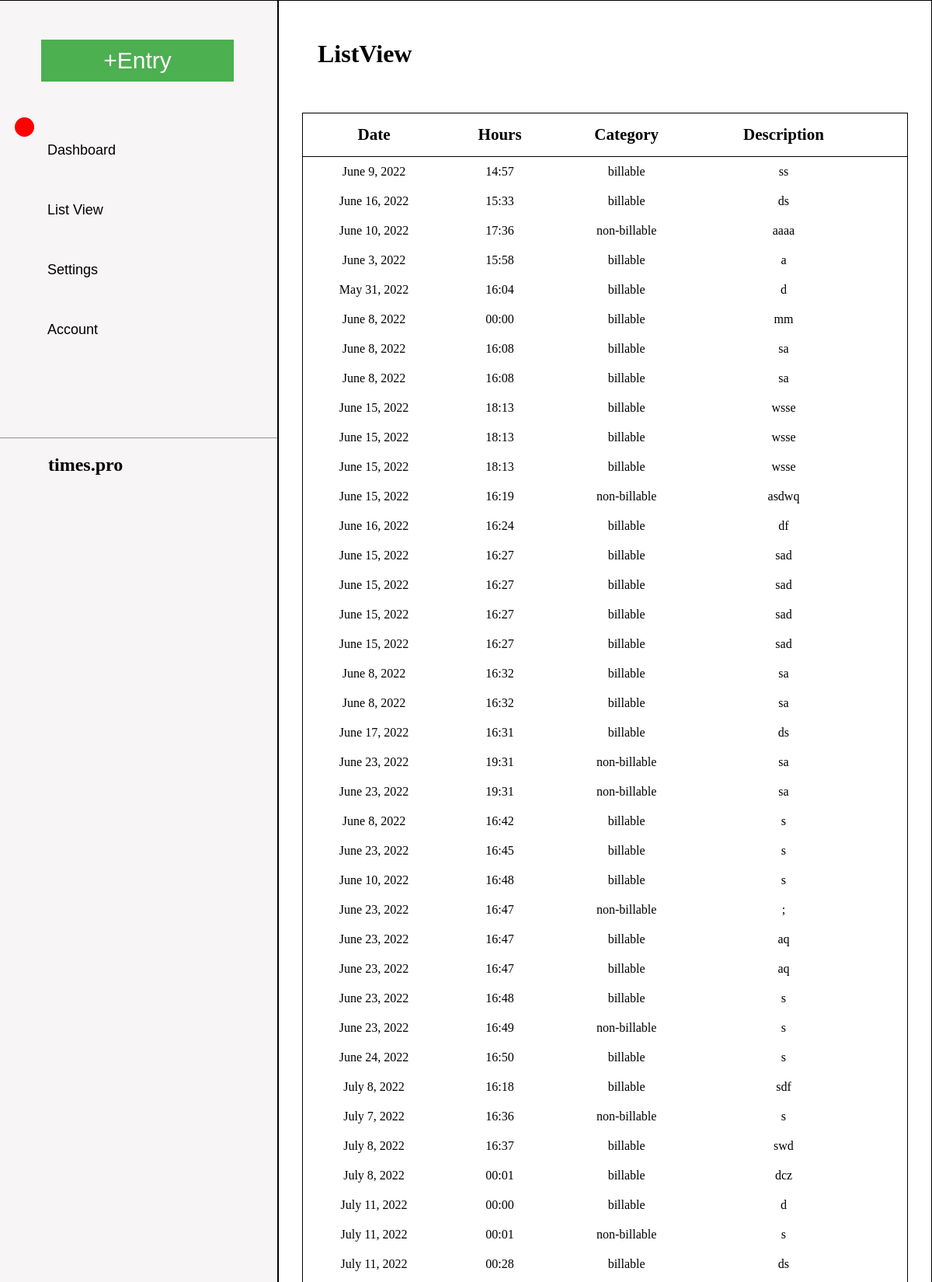
The page /listview (signed in, upper part) on the database its author committed.
### time_chart_all_functionalities/models.py (models this page shows, shortened)
class user_entry(models.Model):
    entry_date = models.DateField()
    work_time = models.TimeField(default=time(00 , 00))
    desc = models.TextField()
    category = models.CharField(max_length=20)
    user = models.ForeignKey(User,on_delete=models.CASCADE)

### time_chart_all_functionalities/views.py (the view)
# urls.py: path('listview', func_view.listview , name='listview'),
@login_required()
def listview(request):
    user = User.objects.get(pk=request.user.id)
    status = user_status.objects.get(user_id=user)
    check_last_date_entry = user_settings.objects.filter(user_id=user).values('fiscal_year_start_date').last()
    tday = date.today()
    if check_last_date_entry['fiscal_year_start_date'] == None:
        context = {'data': 'no_data', 'user_status': status.status_now}
        return render(request,'listview.html',context)
    else:
        start_date = user_settings.objects.filter(user_id=user).values('fiscal_year_start_date').last()
        stop_date = start_date['fiscal_year_start_date'] + timedelta(days=365)
        if tday > stop_date:
            context = {'data': 'no_data', 'user_status': status.status_now}
            return render(request, 'listview.html', context)
        else:
            user_entries = user_entry.objects.filter(user_id = user)
            if not user_entries:
                context = {'data': 'no_data', 'user_status': status.status_now}
                return render(request, 'listview.html', context)
            else :
                context = {'data':user_entries , 'user_status' : status.status_now}
                return render(request,'listview.html',context)

### time_chart_all_functionalities/templates/listview.html (shortened to what this page needs)
{% extends 'base.html' %}
{% block content %}
  <h1 class="main_page_title">ListView</h1>
  <br><br>
  {% if data == "no_data" %}
  <div class="lv">
    <table id="listview_tabel">
      <thead>
        <tr>
          <th>Date</th>
          <th>Hours</th>
          <th>Category</th>
          <th>Description</th>
          <th></th>
        </tr>
      </thead>
      <tbody>
        <tr>
          <td colspan="4"></td>
        </tr>
        <tr>
          <td colspan="4"><b> There is no data entry in llistview. </b></td>
        </tr>
        <tr>
          <td colspan="4"></td>
        </tr>
      </tbody>
    </table>
  </div>
  {% else %}
  <div class="lv">
    <table id="listview_tabel" >
      <thead>
        <tr>
          <th>Date</th>
          <th>Hours</th>
          <th>Category</th>
          <th>Description</th>
          <th></th>
        </tr>
      </thead>
      <tbody>
      {%  for data in data %}
        <tr>
            <td>{{data.entry_date}}</td>
            <td>{{data.work_time|time:"H:i"}}</td>
            <td>{{data.category}}</td>
            <td>{{data.desc}}</td>
        </tr>
      {%  endfor %}
      </tbody>
    </table>
  </div>
  {% endif %}
{% endblock %}

### time_chart_all_functionalities/templates/base.html (shortened to what this page needs)
{% load static %}
<!DOCTYPE html>
<html lang="en">
<head>
  <link rel="stylesheet" href="https://cdnjs.cloudflare.com/ajax/libs/font-awesome/6.1.1/css/all.min.css"
 />
  <link rel="stylesheet" href="{% static 'time_track.css' %}">
</head>
<body>
  <div class="full">
    <div class="left">
      <div>
        {% if user_status == "Inactive" %}
          <span class="dot" style="background-color:red"></span>
        {% endif %}
      </div>
      <center><a href="{% url 'entry' %}" class="link_page"><button class="button1">+Entry</button></a></center>
      <center>
        <div class="btn-group1">
          <a href="{% url 'dashboard' %}" class="link_page"><button>Dashboard</button></a>
          <a href="{% url 'listview' %}" class="link_page"><button>List View</button></a>
          <a href="{% url 'settings' %}" class="link_page"><button>Settings</button></a>
          <a href="{% url 'account' %}" class="link_page"><button>Account</button></a>
        </div>
      </center>
      <hr style="margin-top: 100px" />
      <h2 style="margin-left: 65px">times.pro</h2>
      <div class="right">
        {% block content %}
        {% endblock %}
      </div>
    </div>
</body>
</html>

### time_chart_all_functionalities/static/time_track.css (style rules this page uses)
.left { height: 100%; width: 30%; position: fixed; z-index: 1; top: 0; overflow-x: hidden; padding-top: 20px; left: 0; background-color: #f7f5f5; }
.right { height: 100%; width: 70%; position: fixed; z-index: 1; top: 0; overflow-x: hidden; padding-top: 20px; right: 0; }
.button1 { background-color: #4caf50; border: none; color: white; padding: 10px 80px; text-align: center; text-decoration: none; text-align: left; display: inline-block; font-size: 30px; margin: 50px 2px; cursor: pointer; }
.btn-group1 button { background-color: #f7f5f5; border: none; font-size: 18px; text-align: left; color: black; padding: 28px; cursor: pointer; width: 80%; display: block; }
.left, .right { border: 1px solid black; display: inline-block; padding: 0px; margin-left: -4px; }
.dot { height: 25px; width: 25px; background-color: black; border-radius: 50%; position: absolute; top: 3%; left: 6%; }
#listview_tabel { border-collapse: collapse; width: 100%; text-align: center; }
#listview_tabel thead th { border-bottom: 1px solid #000; padding: 15px; font-size: 21px; }
#listview_tabel tbody td { padding: 10px; }
.lv { border: 1px solid black; margin-left: 30px; margin-right: 30px; }
.main_page_title { margin-left: 50px; margin-top: 50px; }
.link_page { text-decoration: none; }

### rows shown on the page
user_entry: entry_date "June 9, 2022", work_time "14:57", category "billable", desc "ss"
user_entry: entry_date "June 16, 2022", work_time "15:33", category "billable", desc "ds"
user_entry: entry_date "June 10, 2022", work_time "17:36", category "non-billable", desc "aaaa"
user_entry: entry_date "June 3, 2022", work_time "15:58", category "billable", desc "a"
user_entry: entry_date "May 31, 2022", work_time "16:04", category "billable", desc "d"
user_entry: entry_date "June 8, 2022", work_time "00:00", category "billable", desc "mm"
user_entry: entry_date "June 8, 2022", work_time "16:08", category "billable", desc "sa"
user_entry: entry_date "June 8, 2022", work_time "16:08", category "billable", desc "sa"
user_entry: entry_date "June 15, 2022", work_time "18:13", category "billable", desc "wsse"
user_entry: entry_date "June 15, 2022", work_time "18:13", category "billable", desc "wsse"
user_entry: entry_date "June 15, 2022", work_time "18:13", category "billable", desc "wsse"
user_entry: entry_date "June 15, 2022", work_time "16:19", category "non-billable", desc "asdwq"
user_entry: entry_date "June 16, 2022", work_time "16:24", category "billable", desc "df"
user_entry: entry_date "June 15, 2022", work_time "16:27", category "billable", desc "sad"
user_entry: entry_date "June 15, 2022", work_time "16:27", category "billable", desc "sad"
user_entry: entry_date "June 15, 2022", work_time "16:27", category "billable", desc "sad"
user_entry: entry_date "June 15, 2022", work_time "16:27", category "billable", desc "sad"
user_entry: entry_date "June 8, 2022", work_time "16:32", category "billable", desc "sa"
user_entry: entry_date "June 8, 2022", work_time "16:32", category "billable", desc "sa"
user_entry: entry_date "June 17, 2022", work_time "16:31", category "billable", desc "ds"
user_entry: entry_date "June 23, 2022", work_time "19:31", category "non-billable", desc "sa"
user_entry: entry_date "June 23, 2022", work_time "19:31", category "non-billable", desc "sa"
user_entry: entry_date "June 8, 2022", work_time "16:42", category "billable", desc "s"
user_entry: entry_date "June 23, 2022", work_time "16:45", category "billable", desc "s"
user_entry: entry_date "June 10, 2022", work_time "16:48", category "billable", desc "s"
user_entry: entry_date "June 23, 2022", work_time "16:47", category "non-billable", desc ";"
user_entry: entry_date "June 23, 2022", work_time "16:47", category "billable", desc "aq"
user_entry: entry_date "June 23, 2022", work_time "16:47", category "billable", desc "aq"
user_entry: entry_date "June 23, 2022", work_time "16:48", category "billable", desc "s"
user_entry: entry_date "June 23, 2022", work_time "16:49", category "non-billable", desc "s"
user_entry: entry_date "June 24, 2022", work_time "16:50", category "billable", desc "s"
user_entry: entry_date "July 8, 2022", work_time "16:18", category "billable", desc "sdf"
user_entry: entry_date "July 7, 2022", work_time "16:36", category "non-billable", desc "s"
user_entry: entry_date "July 8, 2022", work_time "16:37", category "billable", desc "swd"
user_entry: entry_date "July 8, 2022", work_time "00:01", category "billable", desc "dcz"
user_entry: entry_date "July 11, 2022", work_time "00:00", category "billable", desc "d"
user_entry: entry_date "July 11, 2022", work_time "00:01", category "non-billable", desc "s"
user_entry: entry_date "July 11, 2022", work_time "00:28", category "billable", desc "ds"
